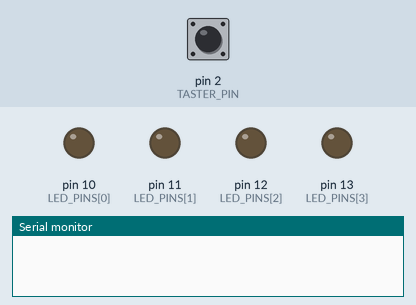
Recording of a sketch running on a simulated Arduino Uno, built with avr-gcc and run on an emulated ATmega328P. Shown: output pins drawn as LEDs (lit = HIGH), the last lines printed to the serial monitor. The inputs (shaded band) are chosen by the test bench; at power-on: pin 2 (TASTER_PIN) LOW.

Above: at 1.2 s.
1.3 s: pin 2 (TASTER_PIN) pulled HIGH for 0.15 s
At 1.9 s:
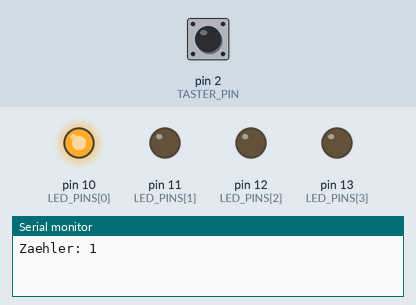
2.9 s: pin 2 (TASTER_PIN) pulled HIGH for 1 s
At 4.3 s:
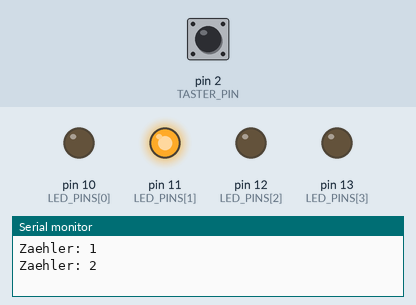
5.4 s: pin 2 (TASTER_PIN) pulled HIGH for 0.15 s
At 6.2 s:
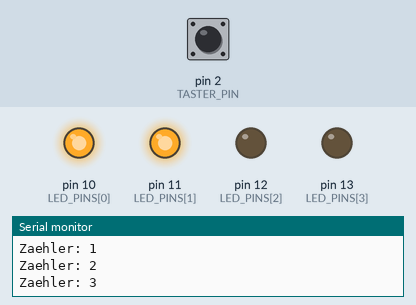
7.0 s: pin 2 (TASTER_PIN) pulled HIGH for 3.2 s
At 7.4 s:
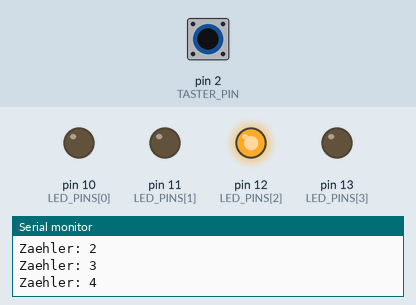
11.7 s: pin 2 (TASTER_PIN) pulled HIGH for 0.15 s
At 12.2 s:
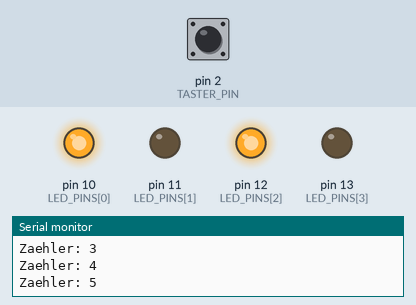
13.3 s: pin 2 (TASTER_PIN) pulled HIGH for 1 s
At 14.6 s:
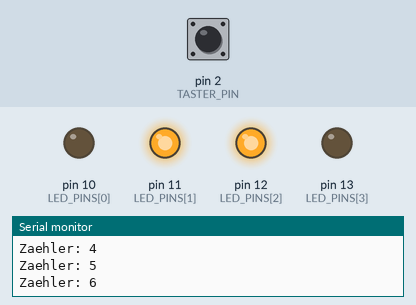
Timing chart, 0 to 16.3 s (numbered marks = the images above; inputs shaded):
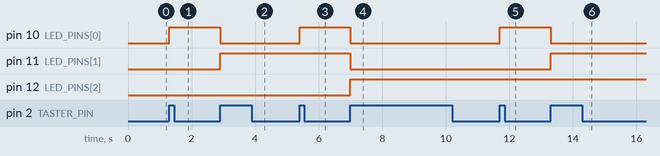

The sketch:

zaehler_taster.ino
```cpp
/*
 * Projekt 34: Zähler mit Taster und LEDs
 * Jeder Tasterdruck erhöht den Zähler, LEDs zeigen binär den Wert.
 *
 * Schaltung:
 * - Taster an Pin 2
 * - LEDs an Pins 10-13
 */

const int TASTER_PIN = 2;
const int LED_PINS[] = {10, 11, 12, 13};
const int ANZAHL_LEDS = 4;

int zaehler = 0;
bool letzterZustand = LOW;

void setup() {
  pinMode(TASTER_PIN, INPUT);
  for (int i = 0; i < ANZAHL_LEDS; i++) {
    pinMode(LED_PINS[i], OUTPUT);
  }
  Serial.begin(9600);
  zeigeZahl(zaehler);
}

void loop() {
  bool aktuellerZustand = digitalRead(TASTER_PIN);

  // Steigende Flanke erkennen
  if (aktuellerZustand == HIGH && letzterZustand == LOW) {
    zaehler++;
    if (zaehler > 15) zaehler = 0;  // Überlauf

    zeigeZahl(zaehler);

    Serial.print("Zaehler: ");
    Serial.println(zaehler);

    delay(50);  // Entprellung
  }

  letzterZustand = aktuellerZustand;
}

void zeigeZahl(int zahl) {
  for (int i = 0; i < ANZAHL_LEDS; i++) {
    digitalWrite(LED_PINS[i], (zahl >> i) & 1);
  }
}
```

Measured:
- after the input at 1.3 s, pin 10 (LED_PINS[0]): LOW → HIGH at once
- after the input at 2.9 s, pin 10 (LED_PINS[0]): HIGH → LOW at once; pin 11 (LED_PINS[1]): LOW → HIGH at once
- after the input at 5.4 s, pin 10 (LED_PINS[0]): LOW → HIGH at once
- after the input at 7.0 s, pin 10 (LED_PINS[0]), pin 11 (LED_PINS[1]): HIGH → LOW at once; pin 12 (LED_PINS[2]): LOW → HIGH at once
- after the input at 11.7 s, pin 10 (LED_PINS[0]): LOW → HIGH at once
- after the input at 13.3 s, pin 10 (LED_PINS[0]): HIGH → LOW at once; pin 11 (LED_PINS[1]): LOW → HIGH at once
